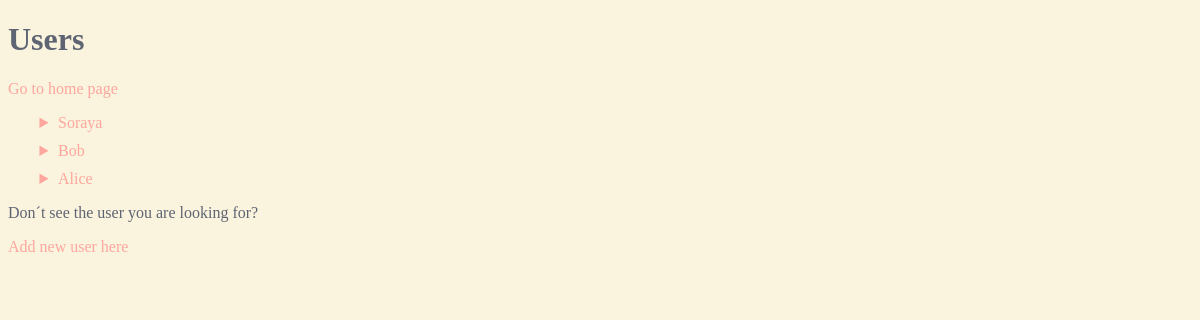
/users, run on an earlier commit of the app's database.
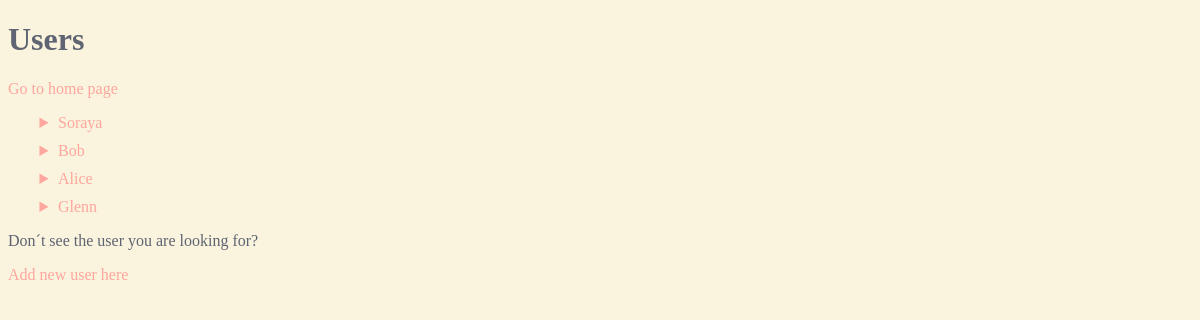
And on a later commit of the database.
### data_models.py (models this page shows, shortened)
class User(db.Model):
    __tablename__ = "users"
    user_id = db.Column(db.Integer, primary_key=True, unique=True, autoincrement=True)
    user_name = db.Column(db.String(30), unique=True)

### app.py (the view)
@app.route('/users')  # present a list of all users registered in our MovieWeb App.
def list_users():
    users = data_manager.get_all_users()
    return render_template('users.html', users=users)

### datamanager/sqlite_datamanager.py (called while the page is built)
    def get_all_users(self):
        return User.query.all()

### templates/users.html (shortened to what this page needs)
<!DOCTYPE html>
<html lang="en">
<head>
    <link rel="stylesheet" href="{{url_for('static', filename='style.css')}}">
</head>
<body>
<h1>Users</h1>
<a href="/">Go to home page</a>
<ul>
    {% for user in users %}
    <li><a href="/users/{{ user.user_id }}">{{ user.user_name }}</a></li>
    {% endfor %}
</ul>
<p>Don´t see the user you are looking for?</p>
<a href="/add_user">Add new user here</a>
</body>
</html>

What changed in the data, as far as the page shows it:
added User: user_name "Glenn"
